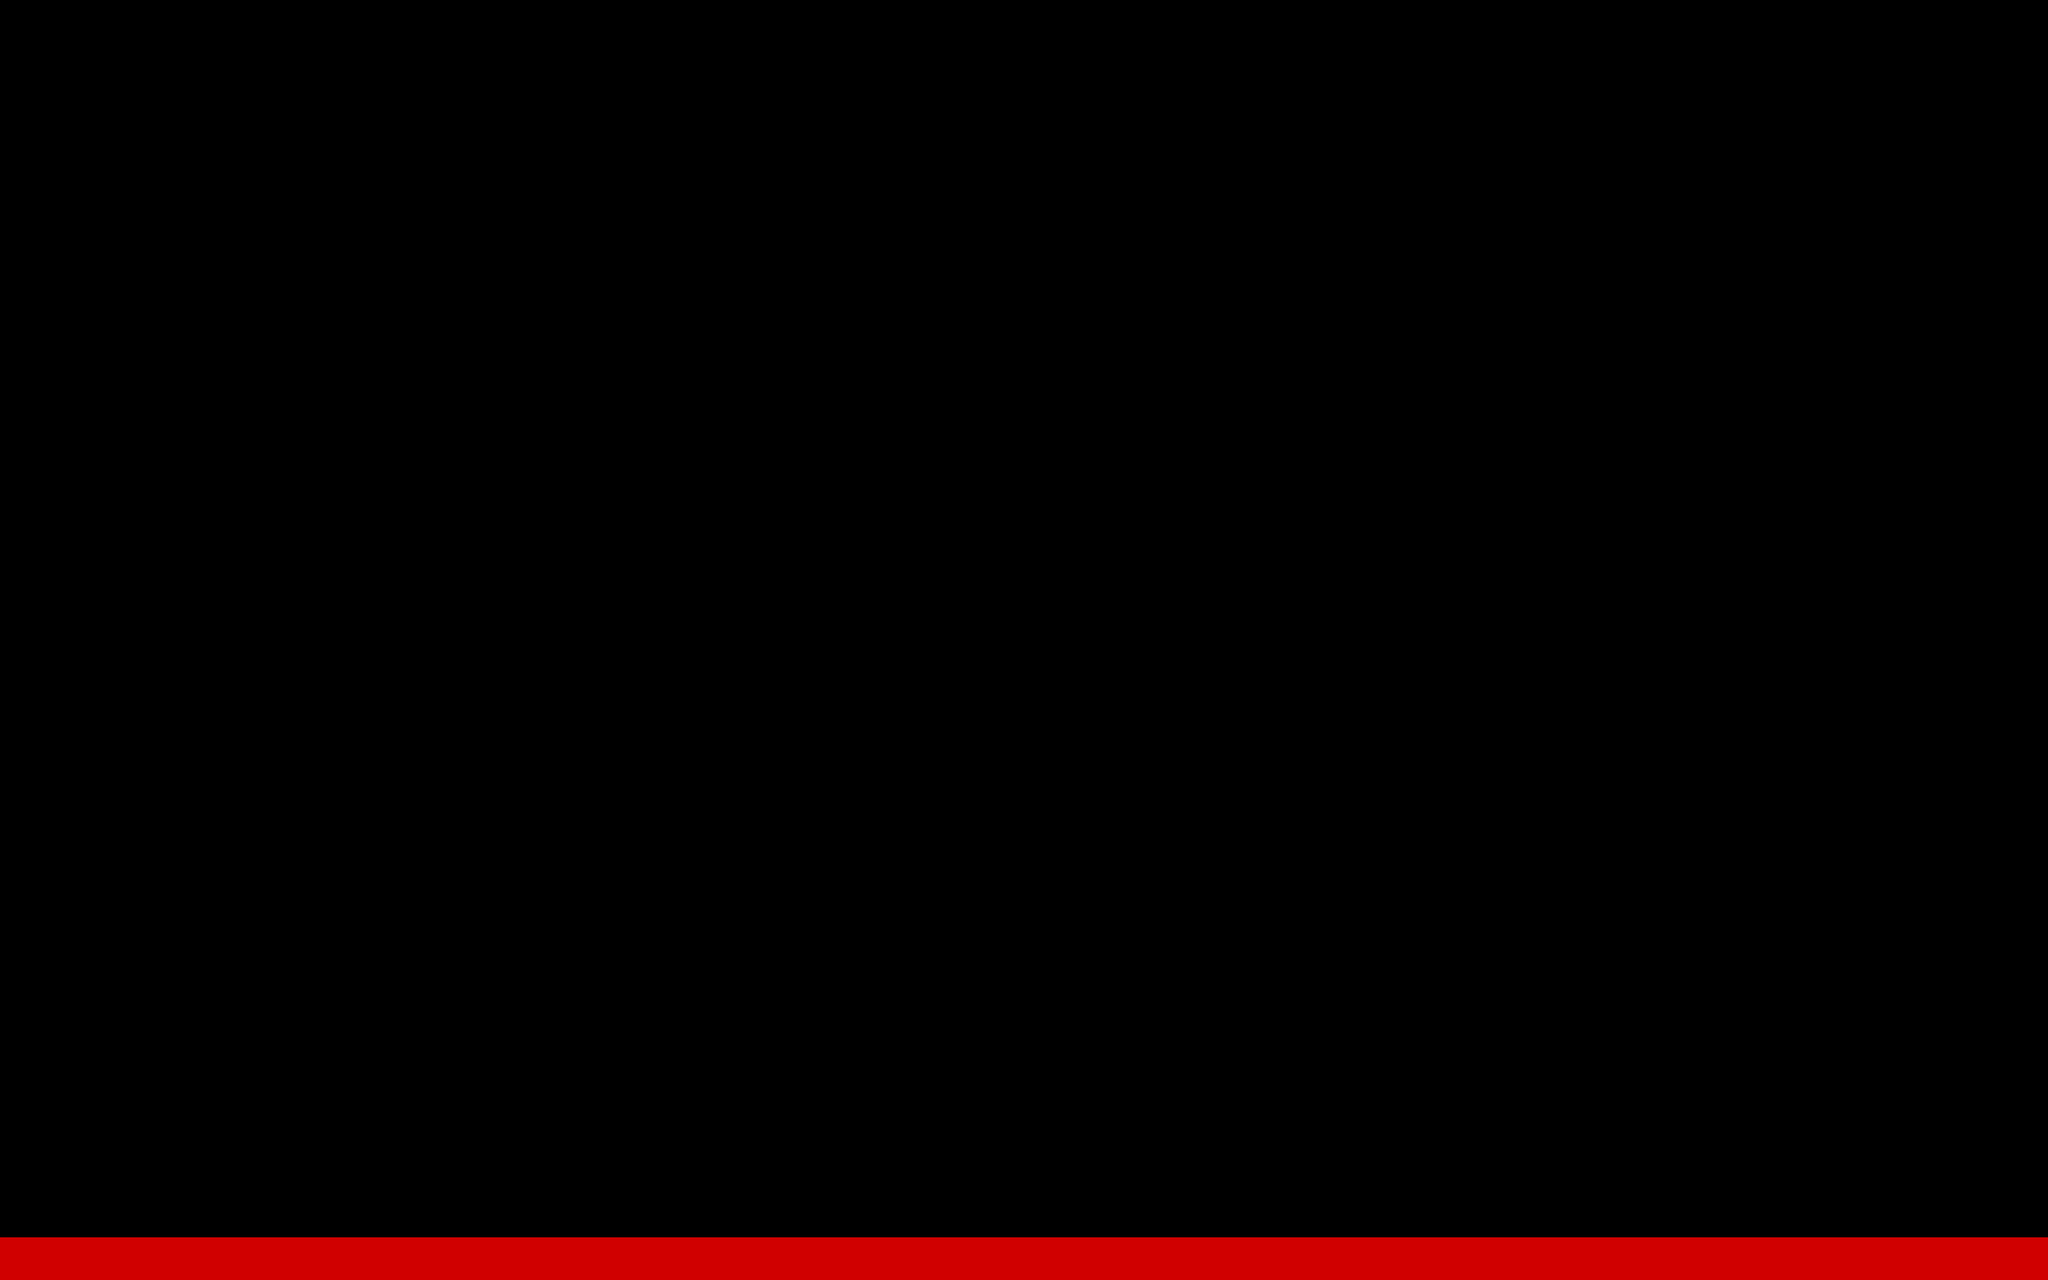

This is a level from a 2D game, rendered from its Tiled map with the project's own tilesets. A one-line summary and the map file follow, with tile-layer data summarised:
An orthogonal 48x30 tile map with 64x64 px tiles, 5 tile layers (layer_platforms, layer_boxStop, layer_decos1, layer_decos2, ...), 1 hidden layer not drawn and 14 objects.

<map version="1.9" tiledversion="1.9.2" orientation="orthogonal" renderorder="right-down" width="48" height="30" tilewidth="64" tileheight="64" infinite="0" nextlayerid="29" nextobjectid="49">
 <editorsettings>
  <export target="level_01.json" format="json" />
 </editorsettings>
 <tileset firstgid="1" name="tileset" tilewidth="64" tileheight="64" tilecount="2052" columns="38">
  <image source="../assets/tileset.png" width="2480" height="3508" />
  <tile id="42">
   <properties>
    <property name="estSolide" type="bool" value="true" />
   </properties>
  </tile>
  <tile id="43">
   <properties>
    <property name="estSolide" type="bool" value="true" />
   </properties>
  </tile>
  <tile id="78">
   <properties>
    <property name="estSolide" type="bool" value="true" />
   </properties>
  </tile>
  <tile id="81">
   <properties>
    <property name="estSolide" type="bool" value="true" />
   </properties>
  </tile>
 </tileset>
 <layer id="1" name="layer_limits" width="48" height="30" visible="0">
  <data>[1440 cells, 40 non-empty, 1 distinct tile ids]</data>
 </layer>
 <layer id="2" name="layer_platforms" width="48" height="30">
  <data>[1440 cells, 325 non-empty, 1 distinct tile ids]</data>
 </layer>
 <layer id="24" name="layer_boxStop" width="48" height="30">
  <data>[1440 cells, 10 non-empty, 4 distinct tile ids]</data>
 </layer>
 <layer id="3" name="layer_decos1" width="48" height="30">
  <data>[1440 cells, 334 non-empty, 36 distinct tile ids]</data>
 </layer>
 <layer id="4" name="layer_decos2" width="48" height="30">
  <data>[1440 cells, 156 non-empty, 30 distinct tile ids]</data>
 </layer>
 <layer id="5" name="layer_deadZone" width="48" height="30">
  <data>[1440 cells, 48 non-empty, 1 distinct tile ids]</data>
 </layer>
 <objectgroup id="28" name="SpawnFrog">
  <object id="48" gid="56" x="0" y="1600" width="64" height="64" />
 </objectgroup>
 <objectgroup id="7" name="SpawnHog" />
 <objectgroup id="8" name="SpawnRaven" />
 <objectgroup id="9" name="Cure">
  <object id="38" gid="538" x="1600" y="1920" width="64" height="64" />
 </objectgroup>
 <objectgroup id="10" name="Stake">
  <object id="11" gid="193" x="256" y="960" width="64" height="64" />
 </objectgroup>
 <objectgroup id="11" name="RavenPlatform" />
 <objectgroup id="12" name="Box">
  <object id="14" gid="347" x="2624" y="192" width="64" height="64" />
  <object id="42" gid="347" x="1088" y="1472" width="64" height="64" />
  <object id="46" gid="86" x="1088" y="1472" width="64" height="64" />
 </objectgroup>
 <objectgroup id="17" name="BigBox" />
 <objectgroup id="13" name="Break" />
 <objectgroup id="16" name="Pics" />
 <objectgroup id="18" name="WeakPlat" />
 <objectgroup id="20" name="WeakPlatVertical" />
 <objectgroup id="19" name="MovingPlats">
  <object id="44" x="2592" y="800">
   <point />
  </object>
 </objectgroup>
 <objectgroup id="21" name="Door">
  <object id="26" x="2304" y="512" width="64" height="192" />
 </objectgroup>
 <objectgroup id="22" name="Button">
  <object id="30" gid="533" x="2368" y="448" width="128" height="64" />
 </objectgroup>
 <objectgroup id="23" name="ButtonBase">
  <object id="34" gid="687" x="2368" y="448" width="128" height="64" />
 </objectgroup>
 <objectgroup id="15" name="NextLevel">
  <object id="19" x="3008" y="704" width="64" height="64" />
 </objectgroup>
 <objectgroup id="27" name="checkPointFrog">
  <object id="39" x="1472" y="416" width="64" height="64" />
 </objectgroup>
 <objectgroup id="26" name="checkPointHog">
  <object id="40" x="960" y="1856" width="64" height="64" />
 </objectgroup>
 <objectgroup id="25" name="checkPointRaven">
  <object id="41" x="1024" y="1856" width="64" height="64" />
 </objectgroup>
</map>
